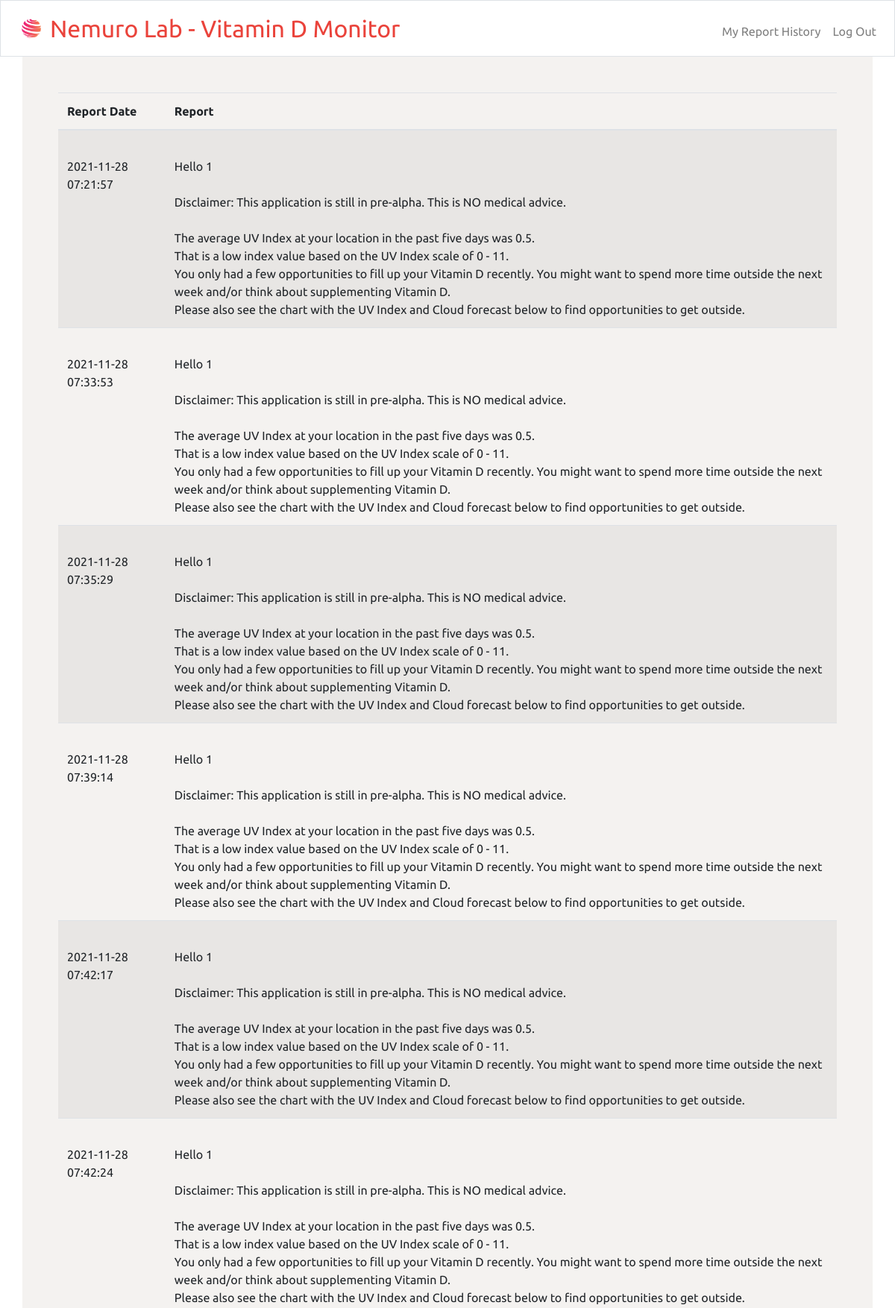
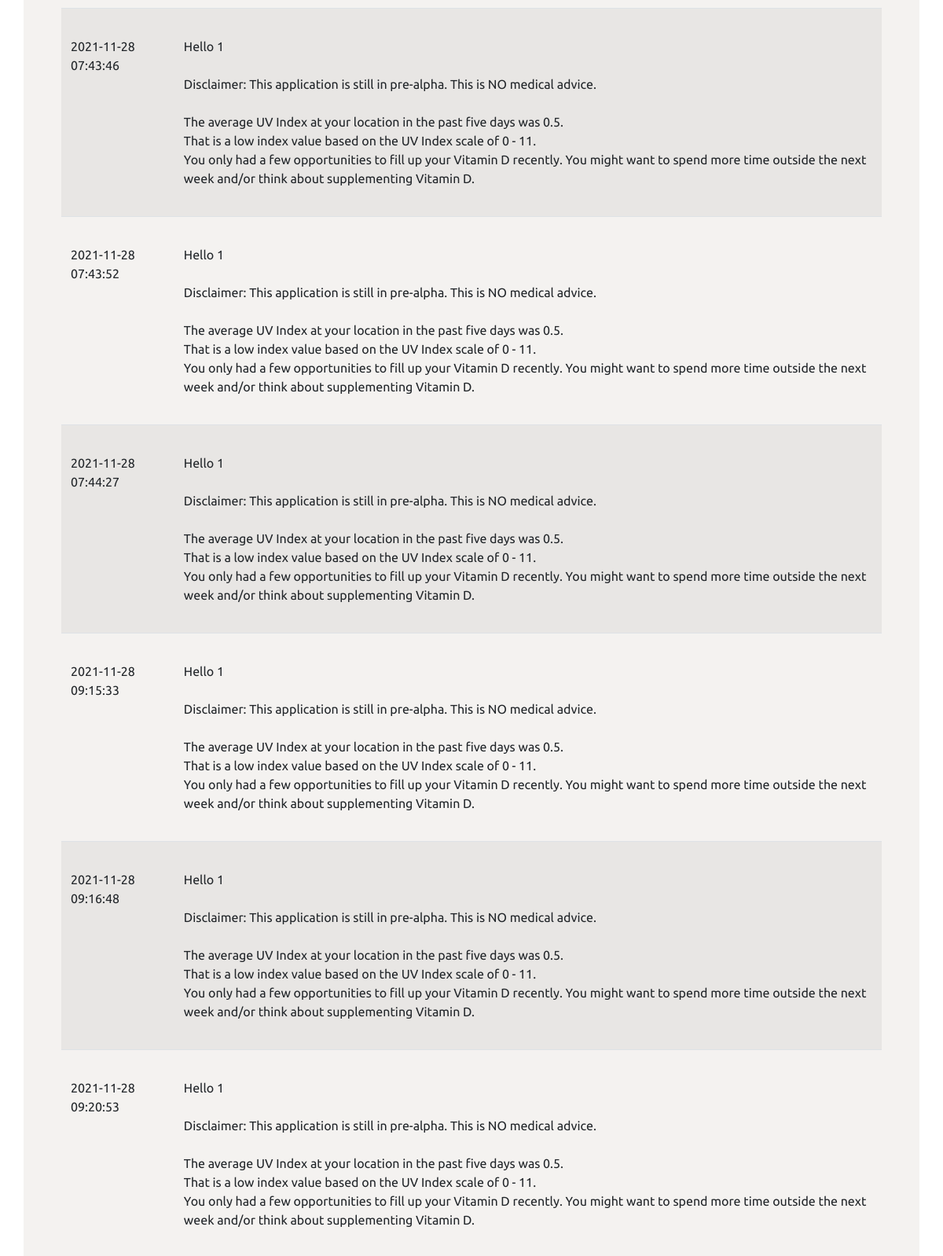
Screenshot of /history (signed in, upper part) with the database file from the repository (2 pictures, top to bottom).
### tables this page shows
CREATE TABLE reports (report_id INTEGER PRIMARY KEY AUTOINCREMENT NOT NULL, user_id INTEGER NOT NULL, report_date datetime DEFAULT CURRENT_TIMESTAMP, report VARCHAR(1000) NOT NULL);

### application.py (the view)
@app.route("/history")
@login_required
def history():
    report_history = db.execute("SELECT report_date, report FROM reports WHERE user_id = ?", session.get("user_id"))
    return render_template("history.html", report_history=report_history)

### application.py (called while the page is built)
@app.after_request
def after_request(response):
    response.headers["Cache-Control"] = "no-cache, no-store, must-revalidate"
    response.headers["Expires"] = 0
    response.headers["Pragma"] = "no-cache"
    return response

### helpers.py (called while the page is built)
def login_required(f):
    @wraps(f)
    def decorated_function(*args, **kwargs):
        if session.get("user_id") is None:
            return redirect("/login")
        return f(*args, **kwargs)
    return decorated_function

### templates/history.html (shortened to what this page needs)
{% extends "layout.html" %}
{% block main %}
    {% if report_history %}
        <table class ="table table-striped" style="text-align:left; white-space: pre-line;">
            <thead>
                <tr>
                    <th>Report Date</th>
                    <th>Report</th>
                </tr>
            </thead>
            <tbody>
                {% for rows in report_history %}
                    <tr>
                        {% for key, value in rows.items() %}
                            <td>
                                {{ value }}
                            </td>
                        {% endfor %}
                    </tr>
                {% endfor %}
            </tbody>
        </table>
    {% else %}
        <p>You have no reports yet. Go to the main page and get your report.</p>
    {% endif %}
{% endblock %}

### templates/layout.html (shortened to what this page needs)
<!DOCTYPE html>
<html lang="en">
    <head>
        <link rel="stylesheet" href="https://cdn.jsdelivr.net/npm/bootstrap@4.5.3/dist/css/bootstrap.min.css">
        <link href="/static/styles.css" rel="stylesheet">
    </head>
    <body>
        <nav class="navbar navbar-expand-md navbar-light bg-white border">
            <img src="/static/Logo.png" width="50" height="50" class="d-inline-block align-center" alt="" loading="lazy">
            <a class="navbar-brand" href="/"><span class="red">Nemuro Lab - Vitamin D Monitor</span></a>
            <div class="collapse navbar-collapse" id="navbar">
                {% if session.user_id %}
                    <ul class="navbar-nav ml-auto mt-2">
                        <li class="nav-item"><a class="nav-link" href="/history">My Report History</a></li>
                        <li class="nav-item"><a class="nav-link" href="/logout">Log Out</a></li>
                    </ul>
                {% else %}
                    <ul class="navbar-nav ml-auto mt-2">
                        <li class="nav-item"><a class="nav-link" href="/register">Register</a></li>
                        <li class="nav-item"><a class="nav-link" href="/login">Log In</a></li>
                    </ul>
                {% endif %}
            </div>
        </nav>
        <main class="container p-5">
            {% block main %}{% endblock %}
        </main>
    </body>
</html>

### static/styles.css (style rules this page uses)
nav .navbar-brand { font-size: xx-large; }
nav .navbar-brand .red { color: #ea433b; }
main { background-color: #F4F2F0; overflow-x: auto; text-align: center; }
* { font-family: 'Ubuntu', sans-serif; }

### rows the page displays
reports: report_date "2021-11-28 07:21:57", report "Hello 1 Disclaimer: This application is still in pre-alpha. This is NO medical advice. The average UV Index at your location in the past five days was 0.5. That is a low index value based on the UV Index scale of 0 - 11. You only had a few opportunities to fill up your Vitamin D recently. You might want to spend more time outside the next week and/or think about supplementing Vitamin D. Please also see the chart with the UV Index and Cloud forecast below to find opportunities to get outside."
reports: report_date "2021-11-28 07:33:53", report "Hello 1 Disclaimer: This application is still in pre-alpha. This is NO medical advice. The average UV Index at your location in the past five days was 0.5. That is a low index value based on the UV Index scale of 0 - 11. You only had a few opportunities to fill up your Vitamin D recently. You might want to spend more time outside the next week and/or think about supplementing Vitamin D. Please also see the chart with the UV Index and Cloud forecast below to find opportunities to get outside."
reports: report_date "2021-11-28 07:35:29", report "Hello 1 Disclaimer: This application is still in pre-alpha. This is NO medical advice. The average UV Index at your location in the past five days was 0.5. That is a low index value based on the UV Index scale of 0 - 11. You only had a few opportunities to fill up your Vitamin D recently. You might want to spend more time outside the next week and/or think about supplementing Vitamin D. Please also see the chart with the UV Index and Cloud forecast below to find opportunities to get outside."
reports: report_date "2021-11-28 07:39:14", report "Hello 1 Disclaimer: This application is still in pre-alpha. This is NO medical advice. The average UV Index at your location in the past five days was 0.5. That is a low index value based on the UV Index scale of 0 - 11. You only had a few opportunities to fill up your Vitamin D recently. You might want to spend more time outside the next week and/or think about supplementing Vitamin D. Please also see the chart with the UV Index and Cloud forecast below to find opportunities to get outside."
reports: report_date "2021-11-28 07:42:17", report "Hello 1 Disclaimer: This application is still in pre-alpha. This is NO medical advice. The average UV Index at your location in the past five days was 0.5. That is a low index value based on the UV Index scale of 0 - 11. You only had a few opportunities to fill up your Vitamin D recently. You might want to spend more time outside the next week and/or think about supplementing Vitamin D. Please also see the chart with the UV Index and Cloud forecast below to find opportunities to get outside."
reports: report_date "2021-11-28 07:42:24", report "Hello 1 Disclaimer: This application is still in pre-alpha. This is NO medical advice. The average UV Index at your location in the past five days was 0.5. That is a low index value based on the UV Index scale of 0 - 11. You only had a few opportunities to fill up your Vitamin D recently. You might want to spend more time outside the next week and/or think about supplementing Vitamin D. Please also see the chart with the UV Index and Cloud forecast below to find opportunities to get outside."
reports: report_date "2021-11-28 07:43:46", report "Hello 1 Disclaimer: This application is still in pre-alpha. This is NO medical advice. The average UV Index at your location in the past five days was 0.5. That is a low index value based on the UV Index scale of 0 - 11. You only had a few opportunities to fill up your Vitamin D recently. You might want to spend more time outside the next week and/or think about supplementing Vitamin D."
reports: report_date "2021-11-28 07:43:52", report "Hello 1 Disclaimer: This application is still in pre-alpha. This is NO medical advice. The average UV Index at your location in the past five days was 0.5. That is a low index value based on the UV Index scale of 0 - 11. You only had a few opportunities to fill up your Vitamin D recently. You might want to spend more time outside the next week and/or think about supplementing Vitamin D."
reports: report_date "2021-11-28 07:44:27", report "Hello 1 Disclaimer: This application is still in pre-alpha. This is NO medical advice. The average UV Index at your location in the past five days was 0.5. That is a low index value based on the UV Index scale of 0 - 11. You only had a few opportunities to fill up your Vitamin D recently. You might want to spend more time outside the next week and/or think about supplementing Vitamin D."
reports: report_date "2021-11-28 09:15:33", report "Hello 1 Disclaimer: This application is still in pre-alpha. This is NO medical advice. The average UV Index at your location in the past five days was 0.5. That is a low index value based on the UV Index scale of 0 - 11. You only had a few opportunities to fill up your Vitamin D recently. You might want to spend more time outside the next week and/or think about supplementing Vitamin D."
reports: report_date "2021-11-28 09:16:48", report "Hello 1 Disclaimer: This application is still in pre-alpha. This is NO medical advice. The average UV Index at your location in the past five days was 0.5. That is a low index value based on the UV Index scale of 0 - 11. You only had a few opportunities to fill up your Vitamin D recently. You might want to spend more time outside the next week and/or think about supplementing Vitamin D."
reports: report_date "2021-11-28 09:20:53", report "Hello 1 Disclaimer: This application is still in pre-alpha. This is NO medical advice. The average UV Index at your location in the past five days was 0.5. That is a low index value based on the UV Index scale of 0 - 11. You only had a few opportunities to fill up your Vitamin D recently. You might want to spend more time outside the next week and/or think about supplementing Vitamin D."
